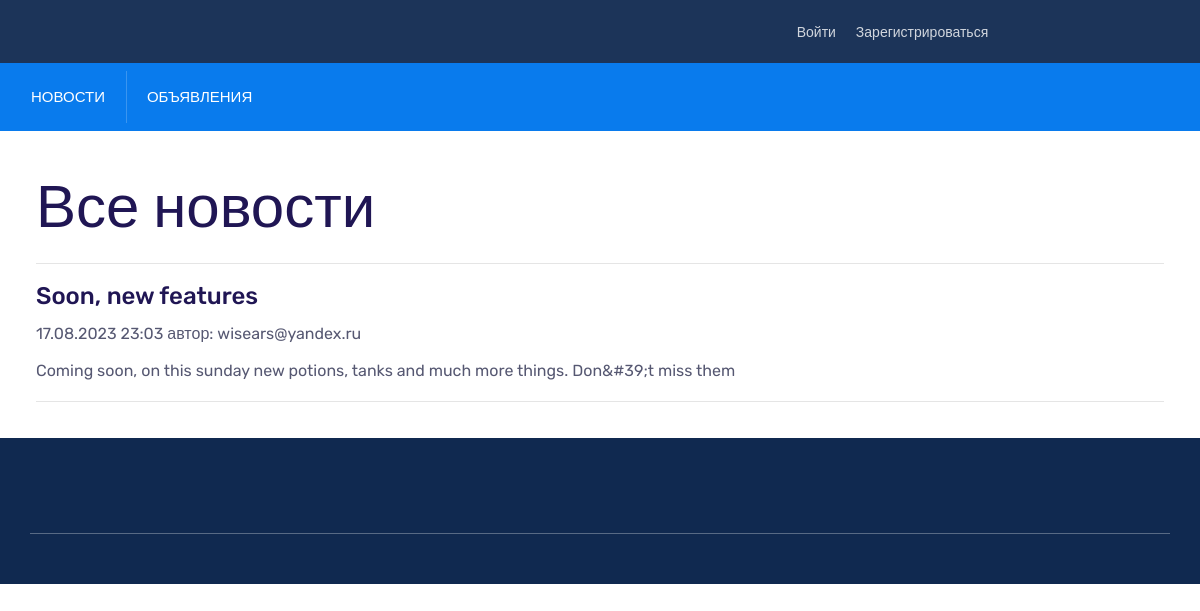
The page /board/news on the database its author committed.
### board/models.py (models this page shows, shortened)
class News(models.Model):
    user_id = models.ForeignKey(auth.get_user_model(),
                                on_delete=models.CASCADE)
    header = models.CharField(max_length=255, verbose_name='Заголовок')
    news = RichTextUploadingField(default='', verbose_name='Новость')
    creation_time = models.DateTimeField(auto_now_add=True)
    class Meta:
        verbose_name = 'Новость'
        verbose_name_plural = 'Новости'

### board/views.py (the view)
# urls.py: path('news', NewsList.as_view(), name='news_list_view'),
class NewsList(ListView):
    model = News
    template_name = 'news_list.html'
    context_object_name = 'news_list'
    ordering = ['-creation_time']
    paginate_by = 20
    def get_context_data(self, **kwargs):
        context = super().get_context_data(**kwargs)
        context['in_mailing_list'] = self.request.user.groups.filter(
                name='mailing_list'
            ).exists()
        return context

### templates/news_list.html (shortened to what this page needs)
{% extends 'flatpages/default.html' %}
{% load account %}
{% load url_filters %}
{% block body %}
    <h1>Все новости</h1>
    <hr>
    {% if page_obj %}
        {% for news in page_obj %}
            <h5>
                <a href="{% url 'news_detail_view' news.id %}">{{ news.header }}</a>
            </h5>
            <p>
                {{ news.creation_time|date:'d.m.Y G:i' }}
                автор: {{ news.user_id.email }}
            </p>
            <p>
                {{ news.news|striptags|truncatewords:60 }}
            </p>
            <hr>
        {% endfor %}
    {% else %}
        <h2>Нет новостей!</h2>
    {% endif %}
{% endblock body %}

### static/assets/css/style.css (style rules this page uses)
:root { --main-color: #097bed; --heading-color: #201654; --paragraph-color: #565872; --search-bg-color: #086ed5; --heading-font: "Rubik", sans-serif; --body-font: "Rubik", sans-serif; --body-font-size: 16px; --line-height30: 1.7; }
html { -webkit-text-size-adjust: 100%; -ms-text-size-adjust: 100%; overflow-x: hidden; font-family: var(--body-font); }
* { box-sizing: border-box; outline: none; -moz-osx-font-smoothing: grayscale; -webkit-font-smoothing: antialiased; }
body { margin: 0; font-family: var(--body-font); line-height: var(--line-height30); font-size: var(--body-font-size); }
h1 { font-size: 60px; line-height: 1.3333333333; }
h5 { font-size: 24px; line-height: 1.3380952381; }
h1, h2, h3, h4, h5, h6 { color: var(--heading-color); font-family: var(--heading-font); font-weight: 500; }
p { color: var(--paragraph-color); -webkit-hyphens: auto; hyphens: auto; margin-bottom: 10px; }
a { color: inherit; text-decoration: none; transition: 0.4s; }
a, a:hover, a:focus, a:active { text-decoration: none; outline: none; color: inherit; }

### rows shown on the page
News: header "Soon, new features", creation_time "17.08.2023 23:03", user_id.email "wisears@yandex.ru", news "Coming soon, on this sunday new potions, tanks and much more things. Don&#39;t miss them"
